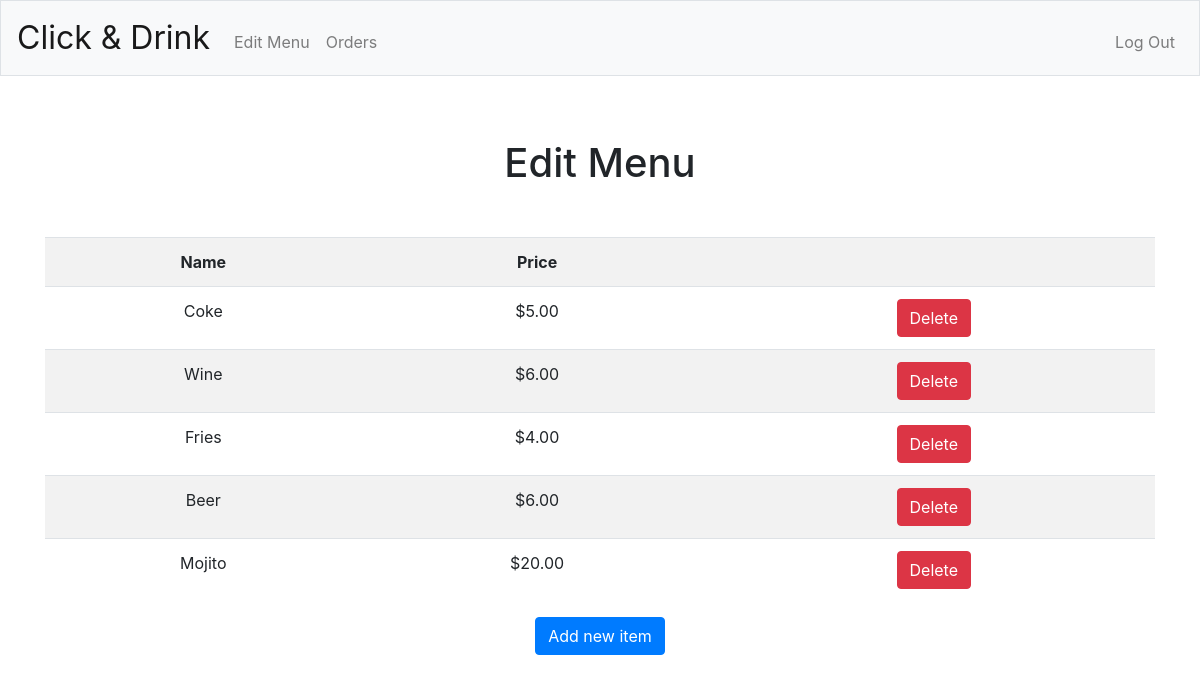
/menu-admin (signed in), run on the app's committed database.
### tables this page shows
CREATE TABLE 'menu' ('item_id' integer PRIMARY KEY NOT NULL, 'name' text NOT NULL, 'price' numeric NOT NULL, 'active' text NOT NULL DEFAULT 'yes');

### application.py (the view)
@app.route("/menu-admin", methods=["GET", "POST"])
@login_required
@requires_access_level("admin")
def menuAdmin():
        rows = db.execute("SELECT * FROM menu")
        for row in rows:
            price = row["price"]
            row.update( {'price' : usd(price)} )
        return render_template("menu-admin.html", rows=rows)

### application.py (called while the page is built)
def requires_access_level(access_level):
    def decorator(f):
        @wraps(f)
        def decorated_function(*args, **kwargs):
            user_id = session["user_id"]
            access_level = db.execute("SELECT access_level FROM users WHERE id = :user_id",
                                user_id=user_id)[0]["access_level"]
            if not access_level == "admin":
                return apology("You do not have access to that page. Sorry!")
            return f(*args, **kwargs)
        return decorated_function
    return decorator

@app.after_request
def after_request(response):
    response.headers["Cache-Control"] = "no-cache, no-store, must-revalidate"
    response.headers["Expires"] = 0
    response.headers["Pragma"] = "no-cache"
    return response

@app.context_processor
def inject_access_level_for_all_templates():
    user_id = session.get('user_id')
    if not user_id == None:
        access_level = db.execute("SELECT access_level FROM users WHERE id = :user_id",
                                    user_id=user_id)[0]["access_level"]
        return dict(access_level=access_level)
    else:
        return dict()

### helpers.py (called while the page is built)
def login_required(f):
    @wraps(f)
    def decorated_function(*args, **kwargs):
        if session.get("user_id") is None:
            return redirect("/login")
        return f(*args, **kwargs)
    return decorated_function

def usd(value):
    return f"${value:,.2f}"

### templates/menu-admin.html (shortened to what this page needs)
{% extends "layout.html" %}
{% block main %}
    <h1 style="margin-bottom: 50px">Edit Menu</h1>
    <div>
        <table class="table table-striped" style="width:100%">
            <th>Name</th>
            <th>Price</th>
            <th></th>
            {% for row in rows %}
            {% if row["active"] == 'yes' %}
                <tr>
                    <td>{{ row["name"] }}</td>
                    <td>{{ row["price"] }}</td>
                    <td>
                        <form action="/delete" method=post>
                            <button class="btn btn btn-danger" value="{{ row["item_id"] }}" name="delete" type="submit">Delete</button>
                        </form>
                    </td>
                </tr>
            {% endif %}
            {% endfor %}
        </table>
    </div>
    <a class="btn btn-primary" href="/new-item" role="button">Add new item</a>
{% endblock %}

### static/styles.css (style rules this page uses)
h1 { margin-top: 3rem; }

### data on the page
menu: name "Coke", price "$5.00", {{ row["item_id"] }} 1 (drawn)
menu: name "Wine", price "$6.00", {{ row["item_id"] }} 2 (drawn)
menu: name "Fries", price "$4.00", {{ row["item_id"] }} 3 (drawn)
menu: name "Beer", price "$6.00", {{ row["item_id"] }} 4 (drawn)
menu: name "Mojito", price "$20.00", {{ row["item_id"] }} 6 (drawn)
